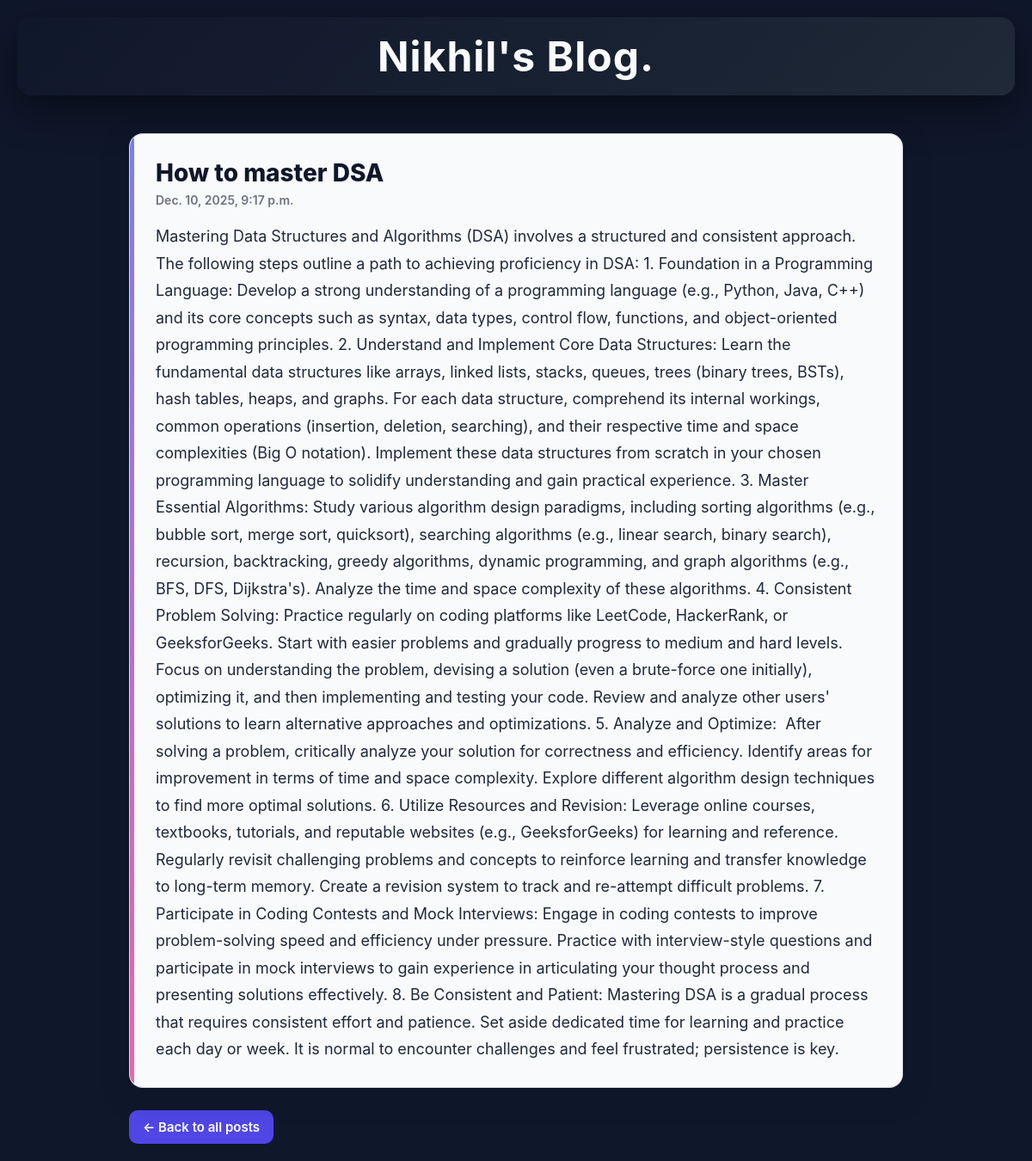
Screenshot of /post/3 with the database file from the repository.
### posts/models.py (models this page shows)
class Post(models.Model):
    title=models.CharField(max_length=100)
    body=models.CharField(max_length=1000000)
    created_at=models.DateTimeField(default=datetime.now,blank=True)

### posts/views.py (the view)
# urls.py: path('post/<str:pk>',views.post_detail,name='post'),
def post_detail(request,pk):
    posts_detail=Post.objects.get(id=pk)
    return render(request,'post.html',{'posts_detail':posts_detail})

### templates/post.html (shortened to what this page needs)
<!DOCTYPE html>
<html>
<head>
</head>
<body>
<div class="header">
  <h2>Nikhil's Blog.</h2>
</div>
<div class="row">
  <div class="leftcolumn">
    <div class="card">
      <h2>{{posts_detail.title}}</h2>
      <h5>{{posts_detail.created_at}}</h5>
      <p>{{posts_detail.body}}</p>
    </div>
    <a href="/" class="back-button">← Back to all posts</a>
  </div>
</div>
</body>
</html>

### templates/post.html (style rules this page uses)
* { box-sizing: border-box; margin: 0; padding: 0; }
body { font-family: -apple-system, BlinkMacSystemFont, "Segoe UI", Arial, sans-serif; padding: 20px; background: #0f172a; }
.row { max-width: 900px; margin: 0 auto; }
.header { padding: 16px 24px; font-size: 32px; text-align: center; background: linear-gradient(135deg, #0f172a, #1f2937); color: #f9fafb; border-radius: 16px; box-shadow: 0 18px 45px rgba(0, 0, 0, 0.45); letter-spacing: 1px; }
.leftcolumn { float: left; width: 100%; margin-top: 24px; }
.card { background-color: #f9fafb; padding: 28px 30px; margin-top: 20px; border-radius: 16px; box-shadow: 0 10px 30px rgba(15, 23, 42, 0.35); border: 1px solid rgba(148, 163, 184, 0.4); position: relative; overflow: hidden; }
.card::before { content: ""; position: absolute; left: 0; top: 0; height: 100%; width: 5px; background: linear-gradient(180deg, #6366f1, #ec4899); opacity: 0.85; }
.card h2 { margin-bottom: 6px; font-size: 28px; color: #0f172a; font-weight: 800; }
.card h5 { margin-bottom: 18px; font-size: 14px; font-weight: 600; color: #6b7280; }
.card p { font-size: 18px; line-height: 1.75; color: #1e293b; white-space: pre-wrap; }
.back-button { display: inline-block; margin-top: 26px; padding: 10px 16px; background: #4f46e5; color: white; border-radius: 10px; text-decoration: none; font-weight: 600; font-size: 15px; transition: 0.2s; }
.row:after { content: ""; display: table; clear: both; }

### rows the page displays
Post: title "How to master DSA", created_at "Dec. 10, 2025, 9:17 p.m.", body "Mastering Data Structures and Algorithms (DSA) involves a structured and consistent approach. The following steps outline a path to achieving proficiency in DSA: 1. Foundation in a Programming Language: Develop a strong understanding of a programming language (e.g., Python, Java, C++) and its core concepts such as syntax, data types, control flow, functions, and object-oriented programming principles. 2. Understand and Implement Core Data Structures: Learn the fundamental data structures like arrays, linked lists, stacks, queues, trees (binary trees, BSTs), hash tables, heaps, and graphs. For each data structure, comprehend its internal workings, common operations (insertion, deletion,…"
